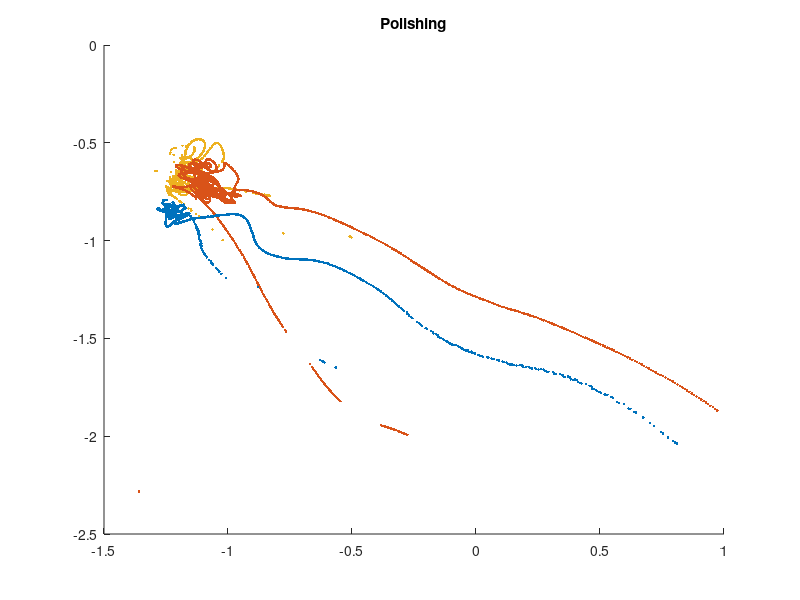
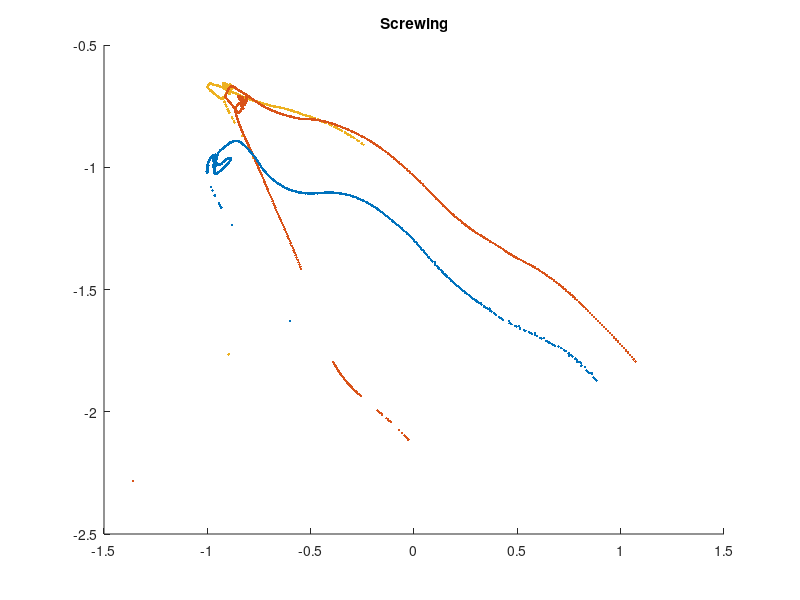
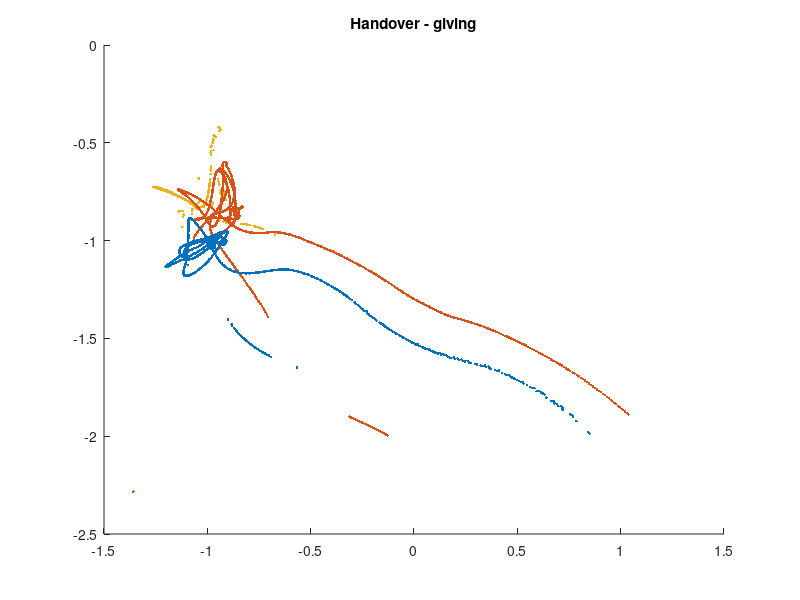
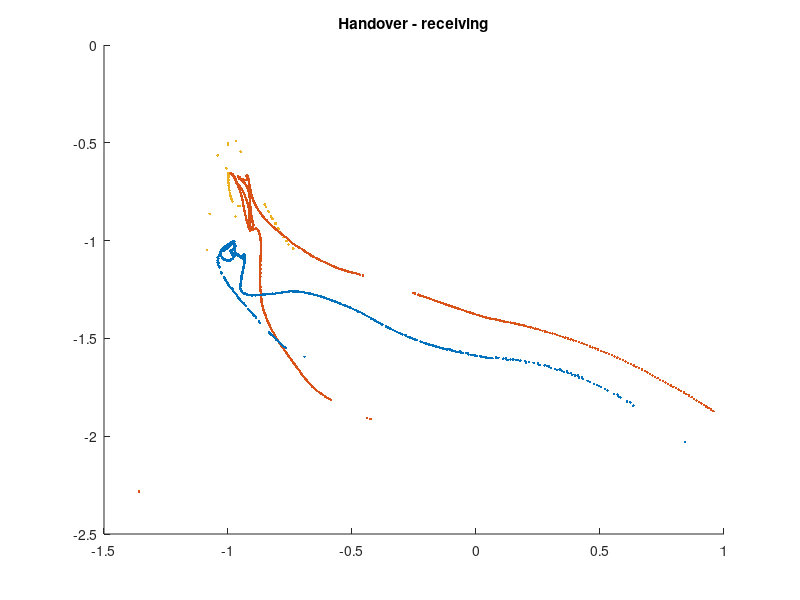

These figures' MATLAB source, in order:
% Read data from should - elbow - wrist - hand (cyberglove)

% polishing motion
S = csvread('Polish-shoulder.csv');
E = csvread('Polish-elbow.csv');
W = csvread('Polish-hand.csv');
H = csvread('Polish-glove.csv');

figure();
hold on;
plot3(S(:,1), S(:,2), S(:,3), '.');
plot3(E(:,1), E(:,2), E(:,3), '.');
plot3(W(:,1), W(:,2), W(:,3), '.');
title('Polishing');

% screwing motion
S = csvread('Screw-shoulder.csv');
E = csvread('Screw-elbow.csv');
W = csvread('Screw-hand.csv');

figure();
hold on;
plot3(S(:,1), S(:,2), S(:,3), '.');
plot3(E(:,1), E(:,2), E(:,3), '.');
plot3(W(:,1), W(:,2), W(:,3), '.');
title('Screwing');

% giving motion
S = csvread('Give-shoulder.csv');
E = csvread('Give-elbow.csv');
W = csvread('Give-hand.csv');

figure();
hold on;
plot3(S(:,1), S(:,2), S(:,3), '.');
plot3(E(:,1), E(:,2), E(:,3), '.');
plot3(W(:,1), W(:,2), W(:,3), '.');
title('Handover - giving');

% Receive motion
S = csvread('Receive-shoulder.csv');
E = csvread('Receive-elbow.csv');
W = csvread('Receive-hand.csv');

figure();
hold on;
plot3(S(:,1), S(:,2), S(:,3), '.');
plot3(E(:,1), E(:,2), E(:,3), '.');
plot3(W(:,1), W(:,2), W(:,3), '.');
title('Handover - receiving');

